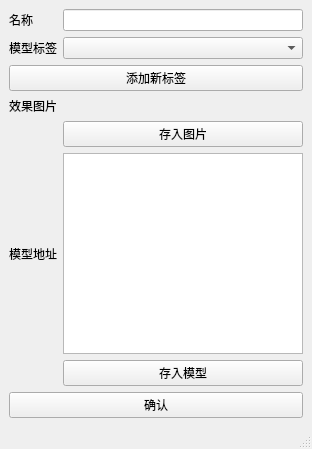
<?xml version="1.0" encoding="UTF-8"?>
<ui version="4.0">
 <class>MainWindow</class>
 <widget class="QMainWindow" name="MainWindow">
  <property name="geometry">
   <rect>
    <x>0</x>
    <y>0</y>
    <width>312</width>
    <height>449</height>
   </rect>
  </property>
  <property name="windowTitle">
   <string>MainWindow</string>
  </property>
  <widget class="QWidget" name="centralwidget">
   <layout class="QGridLayout" name="gridLayout">
    <item row="2" column="1" colspan="2">
     <widget class="QComboBox" name="labelBox"/>
    </item>
    <item row="2" column="0">
     <widget class="QLabel" name="label_2">
      <property name="text">
       <string>模型标签</string>
      </property>
     </widget>
    </item>
    <item row="13" column="0" colspan="3">
     <widget class="QPushButton" name="addButton">
      <property name="text">
       <string>确认</string>
      </property>
     </widget>
    </item>
    <item row="12" column="1" colspan="2">
     <widget class="QPushButton" name="saveModel">
      <property name="text">
       <string>存入模型</string>
      </property>
     </widget>
    </item>
    <item row="0" column="0">
     <widget class="QLabel" name="label">
      <property name="text">
       <string>名称</string>
      </property>
     </widget>
    </item>
    <item row="11" column="1" colspan="2">
     <widget class="QTextBrowser" name="textBrowser"/>
    </item>
    <item row="11" column="0">
     <widget class="QLabel" name="label_3">
      <property name="text">
       <string>模型地址</string>
      </property>
     </widget>
    </item>
    <item row="10" column="1" colspan="2">
     <widget class="QPushButton" name="saveImage">
      <property name="text">
       <string>存入图片</string>
      </property>
     </widget>
    </item>
    <item row="0" column="1" colspan="2">
     <widget class="QLineEdit" name="nameEdit">
      <property name="text">
       <string/>
      </property>
     </widget>
    </item>
    <item row="6" column="0">
     <widget class="QLabel" name="label_4">
      <property name="text">
       <string>效果图片</string>
      </property>
     </widget>
    </item>
    <item row="3" column="0" colspan="3">
     <widget class="QPushButton" name="pushButton">
      <property name="text">
       <string>添加新标签</string>
      </property>
     </widget>
    </item>
    <item row="6" column="1">
     <widget class="QLabel" name="image">
      <property name="text">
       <string/>
      </property>
     </widget>
    </item>
   </layout>
   <zorder>label_2</zorder>
   <zorder>label</zorder>
   <zorder>saveModel</zorder>
   <zorder>addButton</zorder>
   <zorder>label_4</zorder>
   <zorder>label_3</zorder>
   <zorder>textBrowser</zorder>
   <zorder>saveImage</zorder>
   <zorder>labelBox</zorder>
   <zorder>nameEdit</zorder>
   <zorder>pushButton</zorder>
   <zorder>image</zorder>
  </widget>
  <widget class="QMenuBar" name="menubar">
   <property name="geometry">
    <rect>
     <x>0</x>
     <y>0</y>
     <width>312</width>
     <height>22</height>
    </rect>
   </property>
  </widget>
  <widget class="QStatusBar" name="statusbar"/>
 </widget>
 <resources/>
 <connections/>
</ui>
